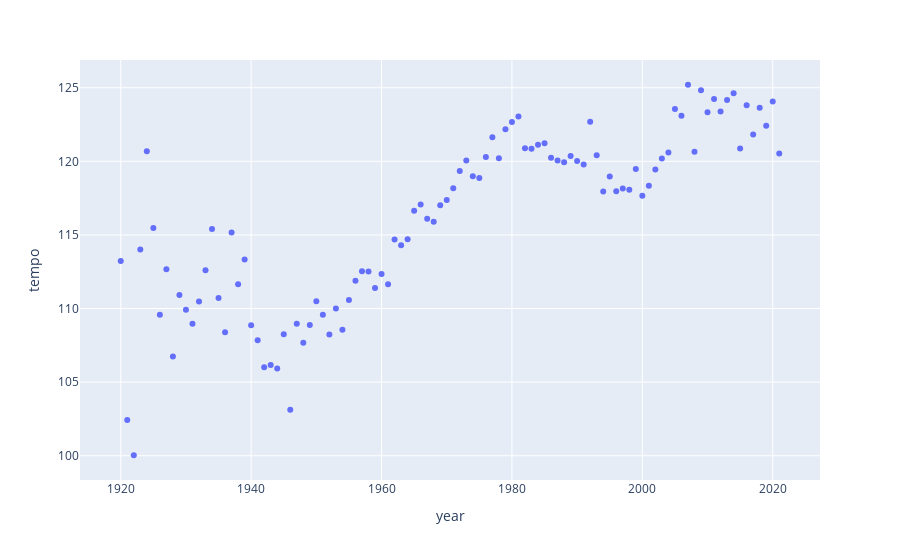

The cell this chart's notebook holds for it:
### Code cell
#observing trend in 'tempo' as a function of year
fig2 = px.scatter(year_df, x = 'year', y = 'tempo')

fig2.show()
